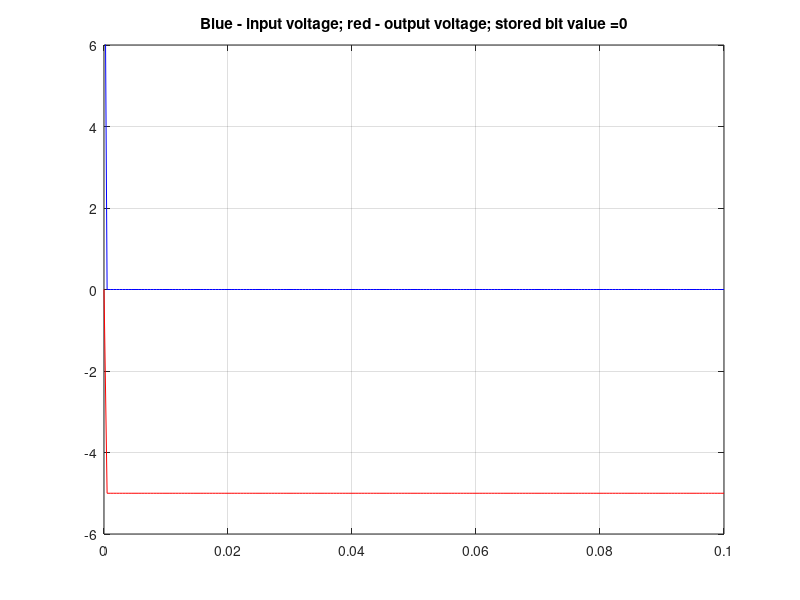

MATLAB code to generate this figure:
clear all
t = [0:5e-4:0.1];     %
Vin     = zeros(size(t));    %   Initialize input voltage
Vout    = zeros(size(t));    %   Initialize output voltage
%%%%%%%%%%%%%%%%%%%%%%%%%%%%%%%%%%%%%%%%%%%%%%%%%%%%%%%%%%%%%%%%%%%%%%%%%%
n = rand(size(t))-0.5;
a = 5;
%%%%%%%%%%%%%%%%%%%%%%%%%%%%%%%%%%%%%%%%%%%%%%%%%%%%%%%%%%%%%%%%%%%%%%%%%%
Vin(1) = 12.0;       %   Write operation at the very first time moment:
                   %   raise input high (12 V) -  write  bit value 0 (out. inverted)
                   %   set input low (-12 V) -  write  bit value 1 (out. inverted)
F    = figure;     %   Initialize figure and observe Vin/Vout when time progresses
for m = 2:length(t)
    if Vin(m-1)-0.5*Vout(m-1)<a * n(m)
        Vout(m) = +5.0;     %   power rail
else
        Vout(m) = -5.0;     %   power rail
    end
% graphics
    plot(t(1:m), Vin(1:m), 'b', t(1:m), Vout(1:m), 'r');
    axis([min(t) max(t) -6 +6]);    %   define axes
    grid on;
    string1 = 'Blue - input voltage; red - output voltage; stored bit value =';
    string2 = num2str(Vout(m)==12);
    title(strcat(string1, string2));
drawnow
end